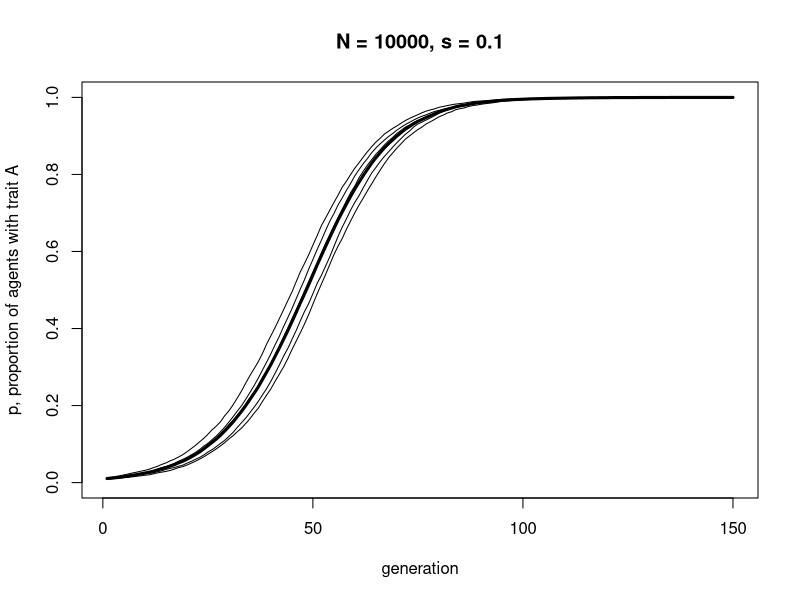
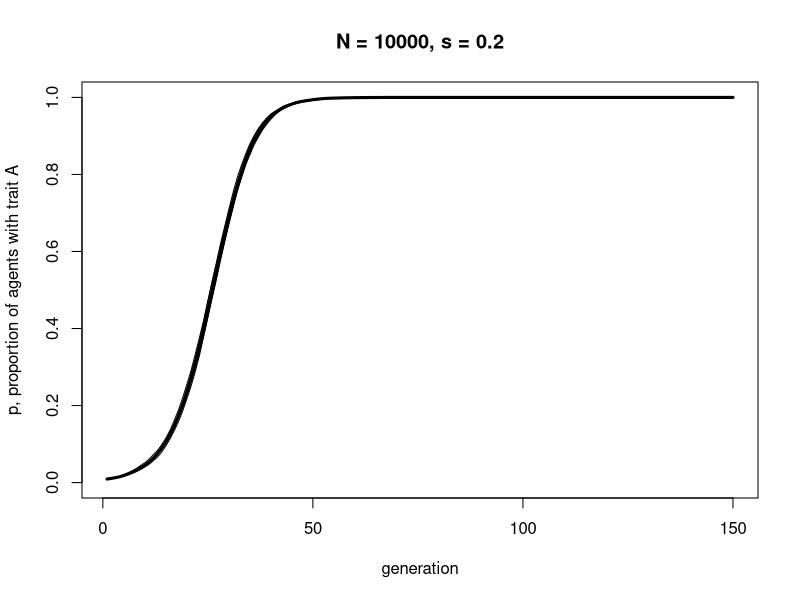
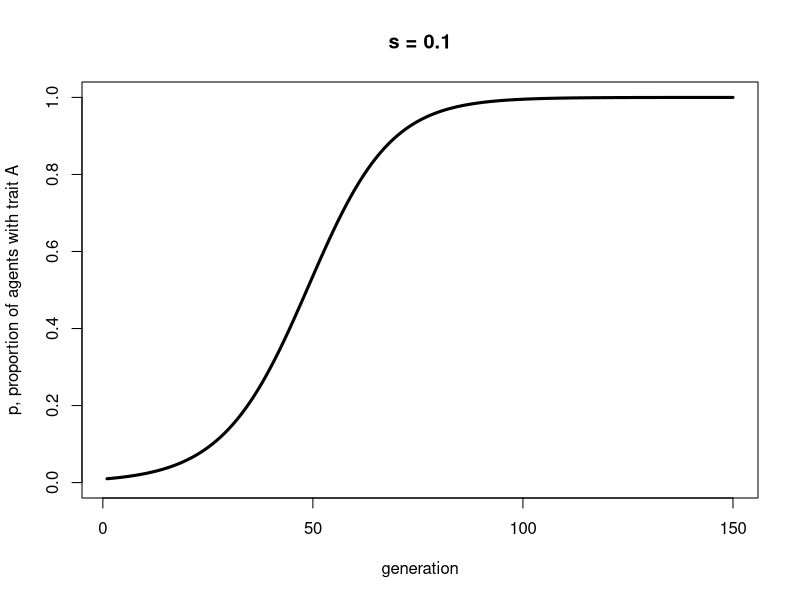

These charts were generated, in order, by the following R code:
## ---- chunk 1

BiasedTransmission <- function (N, s, p_0, t_max, r_max) {
  
  # create a matrix with t_max rows and r_max columns, fill with NAs, convert to dataframe
  output <- as.data.frame(matrix(NA, t_max, r_max))  
  
  # purely cosmetic: rename the columns with run1, run2 etc.
  names(output) <- paste("run", 1:r_max, sep="")  

  for (r in 1:r_max) {
  
    # create first generation
    agent <- data.frame(trait = sample(c("A","B"), N, replace = TRUE, 
                        prob = c(p_0,1-p_0)), 
                        stringsAsFactors = FALSE)  
    
    # add first generation's p to first row of column r
    output[1,r] <- sum(agent$trait == "A") / N  
  
    for (t in 2:t_max) {
    
      # biased transmission
      
      # copy agent to previous_agent dataframe
      previous_agent <- agent  
      
      # for each agent, pick a random agent from the previous generation
      # as demonstrator and store their trait
      demonstrator_trait <- sample(previous_agent$trait, N, replace = TRUE)  
      
      # get N random numbers each between 0 and 1
      copy <- runif(N)  
      
      # if demonstrator has A and with probability s, copy A from demonstrator
      agent$trait[demonstrator_trait == "A" & copy < s] <- "A"  
    
      # get p and put it into output slot for this generation t and run r
      output[t,r] <- sum(agent$trait == "A") / N  
    
    }
  
  }

  # first plot a thick line for the mean p
  plot(rowMeans(output), 
       type = 'l', 
       ylab = "p, proportion of agents with trait A", 
       xlab = "generation", 
       ylim = c(0,1), 
       lwd = 3, 
       main = paste("N = ", N, ", s = ", s, sep = ""))

  for (r in 1:r_max) {  
    
    # add lines for each run, up to r_max
    lines(output[,r], type = 'l')  
    
  }

  output  # export data from function
}

## ---- chunk 2

data_model3 <- BiasedTransmission(N = 10000, s = 0.1, p_0 = 0.01, t_max = 150, r_max = 5)

## ---- chunk 3

data_model3 <- BiasedTransmission(N = 10000, s = 0.2, p_0 = 0.01, t_max = 150, r_max = 5)

## ---- chunk 4
p <- rep(0, 150)
p[1] <- 0.01
s <- 0.1

for (i in 2:150) {
  p[i] <- p[i-1] + p[i-1]*(1-p[i-1])*s
}

plot(p, 
     type = 'l', 
     ylab = "p, proportion of agents with trait A", 
     xlab = "generation", 
     ylim = c(0,1), 
     lwd = 3, 
     main = paste("s = ", s, sep = ""))
